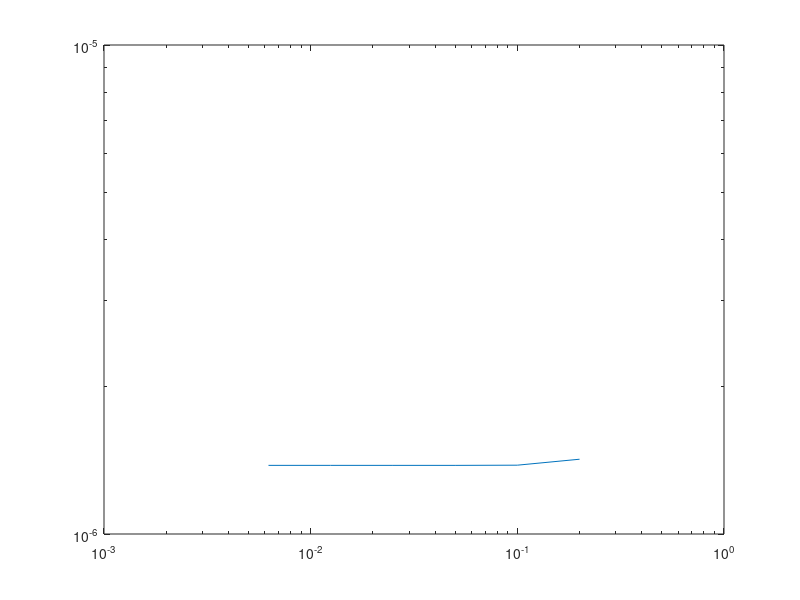

Write MATLAB code to recreate this figure.
%% iso error
clear
clc

x = [1/5, 1/10, 1/20, 1/40, 1/80, 1/160];
y = [7.71e-6, 2.08e-6, 5.38e-7, 1.36e-7, 3.40e-8, 8.35e-9];
loglog(x,y);

%% penalty error
clear
clc

x = [1/5, 1/10, 1/20, 1/40, 1/80, 1/160];
y = [2.905086035534122e-07, 2.4755152754455897e-08, 2.0789108469040955e-09, 6.697742950162008e-10, 6.13221367813718e-10, 6.10134135292674e-10];
loglog(x,y);
%%
clear
clc

x = [1/5, 1/10, 1/20, 1/40, 1/80, 1/160];
y = [1.4220687105890673e-06,
    1.3827495938476847e-06,
    1.3814859374957186e-06,
    1.3815286036013639e-06,
    1.3815579873512144e-06,
    1.3815659312077884e-06];
loglog(x,y);


